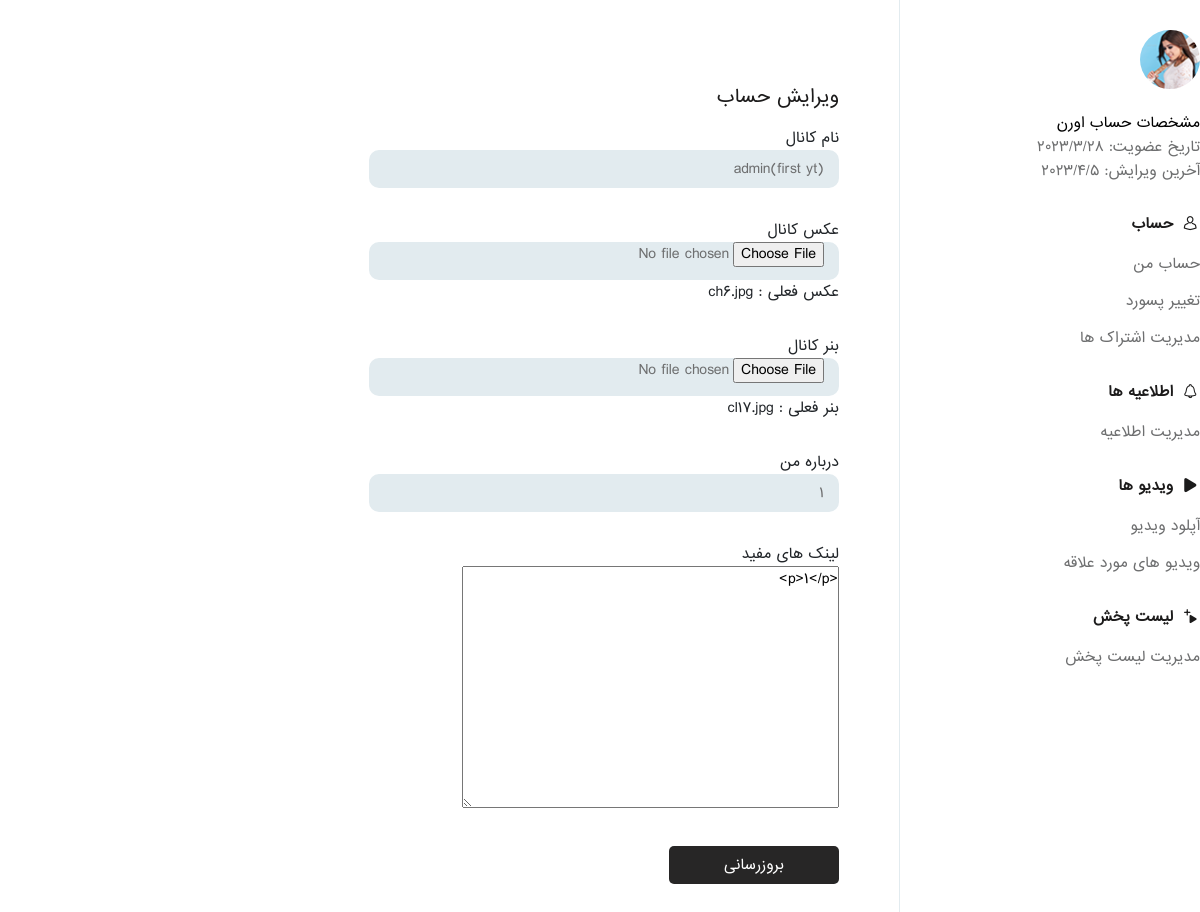
The page /complateprofile/ (signed in) on the database as committed earlier.
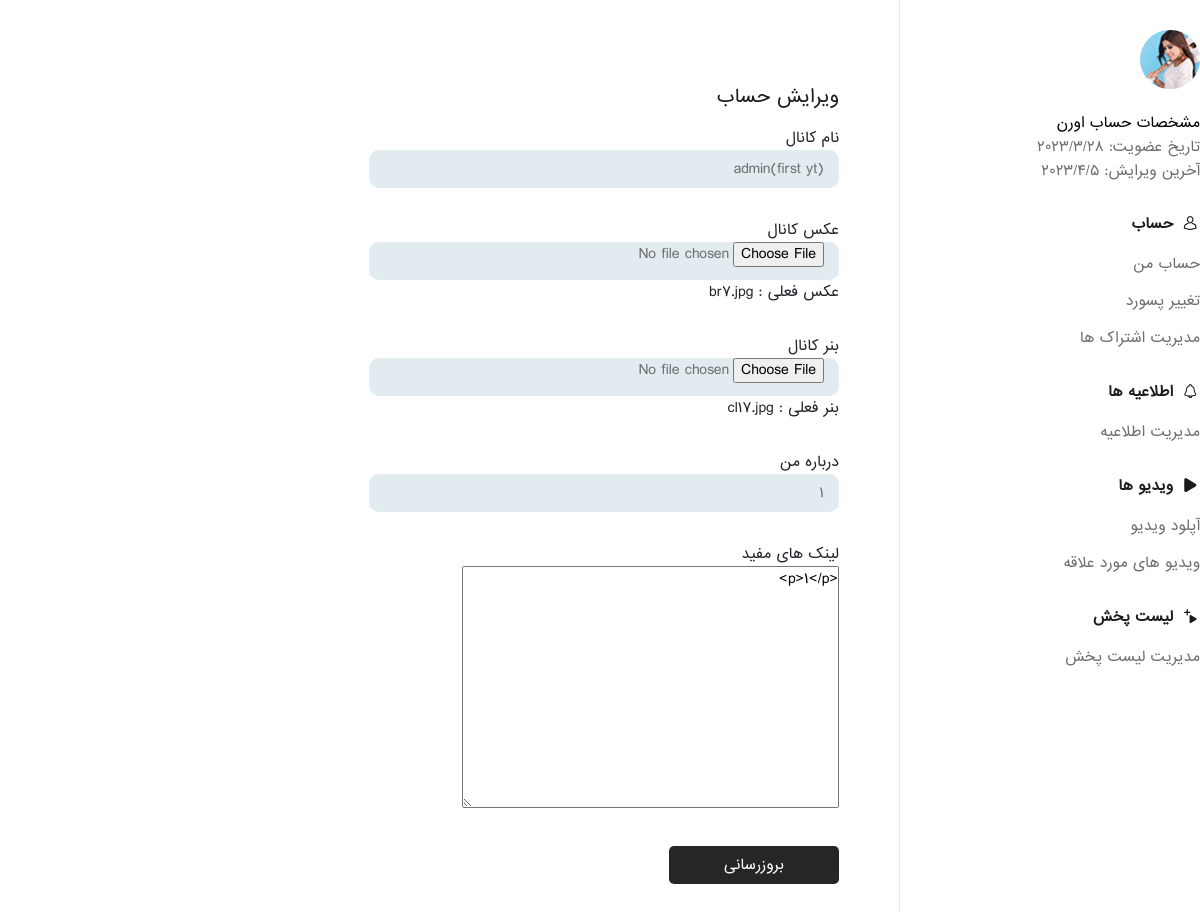
The same page on the database as committed later.
### account/models.py (models this page shows, shortened)
class Profile(models.Model):
    user = models.ForeignKey(User,on_delete=models.CASCADE)
    follow = models.ManyToManyField('Profile',blank=True)
    channel_name = models.CharField(max_length=30,null=True,unique=True)
    image = models.ImageField(null=True,blank=True)
    banner = models.ImageField(null=True,blank=True)
    description = models.TextField()
    links = RichTextField(null=True)
    created_date = models.DateTimeField(auto_now_add=True)
    updated_date = models.DateTimeField(auto_now=True)

### account/views.py (the view, shortened to what this page needs)
# urls.py: path('complateprofile/',views.ComplateProfile,name='complate'),
@login_required(login_url='/login/')
def ComplateProfile(request):
    profile = Profile.objects.get(user=request.user)
    form = ProfileForm(instance=profile)
    return render(request,'account/completeprofile.html',{'profile':profile,'form':form})

### account/forms.py
class ProfileForm(forms.ModelForm):
    class Meta:
        model = Profile
        exclude = ('user','follow')

### templates/account/completeprofile.html (shortened to what this page needs)
{% extends 'base.html' %}
{% load static %}
{% block body %}
<section class="user-account">
	<div class="container">
		<div class="row">
			{% include 'layout/user_panel_sidebar.html' %}
			<div class="col-lg-9">
				<div class="video-details">
					<div class="account-details">
						<div class="account_details_content">
							<div class="change-pswd">
								<h2 class="hd-op">ویرایش حساب</h2>
								<form method='post' enctype="multipart/form-data">
									<div class="ch-pswd">
										<label>نام کانال</label>
										<input type="text" name="channel_name" value='{{profile.channel_name}}' placeholder="نام کانال">
									</div>
									<div class="ch-pswd">
										عکس کانال
										<input type="file" name="image" accept="image/*">
										{% if profile.image %}
										عکس فعلی : <a href='{{profile.image.url}}'>{{profile.image}}</a>
										{% endif %}
									</div>
									<div class="ch-pswd">
										بنر کانال
										<input type="file" name="banner" accept="image/*">
										{% if profile.banner %}
										بنر فعلی : <a href='{{profile.banner.url}}'>{{profile.banner}}</a>
										{% endif %}
									</div>
									<div class="ch-pswd">
										<label>درباره من</label>
										<input type="text" name="description" value='{{profile.description}}' placeholder="درباره من">
									</div>
									<div class="ch-pswd">
										<label>لینک های مفید</label>
										{{form.links}}
									</div>
									<div class="ch-pswd">
										<button type="submit">بروزرسانی</button>
									</div>
								</form>
							</div>
						</div>
					</div>
				</div>
			</div>
		</div>
	</div>
</section>
{% endblock body %}

Rows that differ between the two databases and show on the page:
changed Profile "cl17.jpg": image "ch6.jpg" → "br7.jpg"
